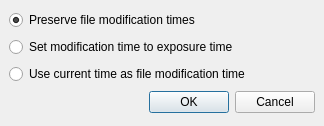
<ui version="4.0" >
 <class>tag_dialog</class>
 <widget class="QDialog" name="tag_dialog" >
  <property name="geometry" >
   <rect>
    <x>0</x>
    <y>0</y>
    <width>324</width>
    <height>126</height>
   </rect>
  </property>
  <property name="windowTitle" >
   <string>Geotag</string>
  </property>
  <layout class="QVBoxLayout" >
   <property name="margin" >
    <number>9</number>
   </property>
   <property name="spacing" >
    <number>6</number>
   </property>
   <item>
    <widget class="QRadioButton" name="preserveRadioButton" >
     <property name="text" >
      <string>Preserve file modification times</string>
     </property>
     <property name="checked" >
      <bool>true</bool>
     </property>
    </widget>
   </item>
   <item>
    <widget class="QRadioButton" name="exposureRadioButton" >
     <property name="text" >
      <string>Set modification time to exposure time</string>
     </property>
    </widget>
   </item>
   <item>
    <widget class="QRadioButton" name="noneRadioButton" >
     <property name="text" >
      <string>Use current time as file modification time</string>
     </property>
    </widget>
   </item>
   <item>
    <widget class="QDialogButtonBox" name="buttonBox" >
     <property name="orientation" >
      <enum>Qt::Horizontal</enum>
     </property>
     <property name="standardButtons" >
      <set>QDialogButtonBox::Cancel|QDialogButtonBox::NoButton|QDialogButtonBox::Ok</set>
     </property>
    </widget>
   </item>
  </layout>
 </widget>
 <resources/>
 <connections>
  <connection>
   <sender>buttonBox</sender>
   <signal>accepted()</signal>
   <receiver>tag_dialog</receiver>
   <slot>accept()</slot>
   <hints>
    <hint type="sourcelabel" >
     <x>248</x>
     <y>254</y>
    </hint>
    <hint type="destinationlabel" >
     <x>157</x>
     <y>274</y>
    </hint>
   </hints>
  </connection>
  <connection>
   <sender>buttonBox</sender>
   <signal>rejected()</signal>
   <receiver>tag_dialog</receiver>
   <slot>reject()</slot>
   <hints>
    <hint type="sourcelabel" >
     <x>316</x>
     <y>260</y>
    </hint>
    <hint type="destinationlabel" >
     <x>286</x>
     <y>274</y>
    </hint>
   </hints>
  </connection>
 </connections>
</ui>
